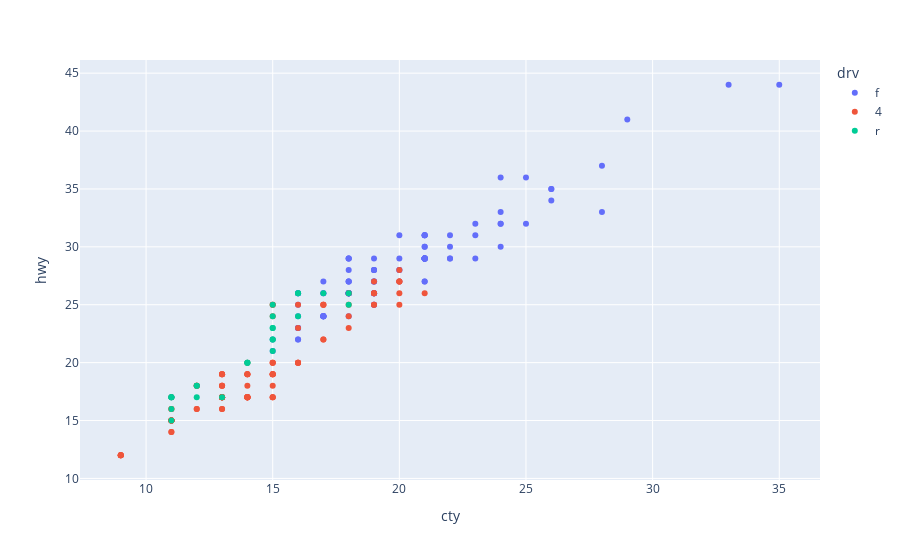

The notebook cell this image was saved under:
### Code cell
import plotly.express as px # Plotly express 모듈 임포트

# 산포 그래프 함수 scatter()
px.scatter(data_frame = mpg, x = 'cty', y = 'hwy', color = 'drv')
# data_frame: 그래프를 그리는 데 사용할 DataFrame 객체
# x: x축에 표현할 컬럼(변수)
# y: y축에 표현할 컬럼(변수)
# color: 색상을 다르게 표현할 컬럼(변수)

### Figure 1 — Plotly figure (JSON) as saved in the notebook; plotly's stock layout.template omitted (floating-point values rounded to 4 significant figures)
{"data": [{"hovertemplate": "drv=f<br>cty=%{x}<br>hwy=%{y}<extra></extra>", "legendgroup": "f", "marker": {"color": "#636efa", "symbol": "circle"}, "mode": "markers", "name": "f", "orientation": "v", "showlegend": true, "type": "scatter", "x": [18, 21, 20, 21, 16, 18, 18, 19, 22, 18, 18, 17, 18, 17, 16, 16, 17, 17, 11, 15, 15, 16, 16, 28, 24, 25, 23, 24, 26, 25, 24, 21, 18, 18, 21, 21, 18, 18, 19, 19, 19, 20, 20, 17, 16, 17, 21, 19, 23, 23, 19, 19, 18, 19, 19, 18, 16, 17, 18, 16, 21, 21, 21, 21, 18, 18, 19, 21, 21, 21, 22, 18, 18, 18, 24, 24, 26, 28, 26, 21, 19, 21, 22, 17, 33, 21, 19, 22, 21, 21, 21, 16, 17, 35, 29, 21, 19, 20, 20, 21, 18, 19, 21, 16, 18, 17], "xaxis": "x", "y": [29, 29, 31, 30, 26, 26, 27, 27, 30, 26, 29, 26, 24, 24, 22, 22, 24, 24, 17, 22, 21, 23, 23, 33, 32, 32, 29, 32, 34, 36, 36, 29, 26, 27, 30, 31, 26, 26, 28, 26, 29, 28, 27, 24, 24, 24, 29, 27, 31, 32, 27, 26, 26, 25, 25, 26, 26, 27, 28, 25, 29, 27, 31, 31, 26, 26, 28, 27, 29, 31, 31, 26, 26, 27, 30, 33, 35, 37, 35, 29, 26, 29, 29, 24, 44, 29, 26, 29, 29, 29, 29, 23, 24, 44, 41, 29, 26, 28, 29, 29, 29, 28, 29, 26, 26, 26], "yaxis": "y"}, {"hovertemplate": "drv=4<br>cty=%{x}<br>hwy=%{y}<extra></extra>", "legendgroup": "4", "marker": {"color": "#EF553B", "symbol": "circle"}, "mode": "markers", "name": "4", "orientation": "v", "showlegend": true, "type": "scatter", "x": [18, 16, 20, 19, 15, 17, 17, 15, 15, 17, 16, 14, 11, 11, 14, 15, 14, 13, 14, 14, 14, 9, 11, 11, 13, 13, 9, 13, 11, 13, 11, 12, 9, 13, 13, 12, 9, 11, 11, 13, 11, 14, 15, 14, 13, 13, 13, 14, 14, 13, 13, 13, 11, 13, 17, 15, 15, 14, 9, 14, 13, 11, 11, 12, 12, 11, 14, 13, 13, 13, 14, 15, 14, 12, 18, 18, 20, 19, 20, 18, 21, 19, 19, 19, 20, 20, 19, 20, 15, 16, 15, 15, 16, 14, 11, 13, 15, 16, 17, 15, 15, 15, 16], "xaxis": "x", "y": [26, 25, 28, 27, 25, 25, 25, 25, 24, 25, 23, 19, 14, 15, 17, 19, 18, 17, 17, 19, 19, 12, 17, 15, 17, 17, 12, 17, 16, 18, 15, 16, 12, 17, 17, 16, 12, 15, 16, 17, 15, 17, 19, 17, 19, 19, 17, 17, 17, 16, 16, 17, 15, 17, 22, 19, 20, 17, 12, 19, 18, 14, 15, 18, 18, 15, 17, 19, 19, 17, 17, 17, 20, 18, 25, 24, 27, 25, 26, 23, 26, 26, 26, 26, 25, 27, 25, 27, 20, 20, 19, 17, 20, 17, 15, 18, 20, 20, 22, 17, 19, 18, 20], "yaxis": "y"}, {"hovertemplate": "drv=r<br>cty=%{x}<br>hwy=%{y}<extra></extra>", "legendgroup": "r", "marker": {"color": "#00cc96", "symbol": "circle"}, "mode": "markers", "name": "r", "orientation": "v", "showlegend": true, "type": "scatter", "x": [14, 11, 14, 13, 12, 16, 15, 16, 15, 15, 11, 11, 12, 18, 18, 17, 16, 15, 15, 15, 15, 14, 11, 11, 12], "xaxis": "x", "y": [20, 15, 20, 17, 17, 26, 23, 26, 25, 24, 17, 17, 18, 26, 25, 26, 24, 21, 22, 23, 22, 20, 17, 16, 18], "yaxis": "y"}], "layout": {"legend": {"title": {"text": "drv"}, "tracegroupgap": 0}, "margin": {"t": 60}, "xaxis": {"anchor": "y", "domain": [0, 1], "title": {"text": "cty"}}, "yaxis": {"anchor": "x", "domain": [0, 1], "title": {"text": "hwy"}}}}
